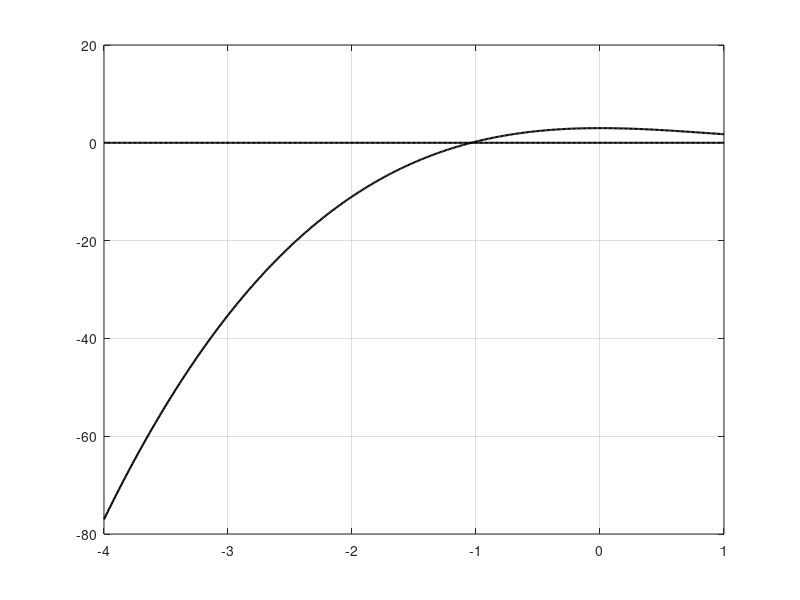

The MATLAB script that drew this image: (Note: this script raises an error after producing the figure.)
%% ME3001 - Mechanical Engineering Analysis
%
% Tristan Hill - March 24, 2015
%
% (Quiz 3 helper stuff - spring 2015)
% Quiz 1 helper stuff - summer 2015


clear all
close all
clc
% 
% % problem 1
% q3_fun=@(xin) sin(3*xin)-2*xin^2+25;
% q3_dfun=@(xin) 3*cos(3*xin)-4*xin;
% 
% options.xmin=0;
% options.xmax=2*pi;
% options.x0=1.4;
% options.del=.01;
% options.tol=.5;
% 
% x=options.xmin:options.del:options.xmax;
% for i=1:length(x)
% 
%     y(i)=q3_fun(x(i));
% 
% end
% 
% figure(1)
% plot(x,y,'k','LineWidth',1.5);hold on
% plot(x,zeros(1,length(x)),'k','LineWidth',1.5)
% % axis([options.Pmin,options.Pmax,-.25,1.25])
% grid on
% xlabel('X')
% ylabel('Y')
% title('Y=sin(3*X)-2*X^2+25')
% 
% root=myNR(q3_fun,q3_dfun,options);

% problem 2
q3_fun=@(xin) 3/4*xin^3-2*xin^2+3;

options.xmin=-4;
options.xmax=1;
options.x0=-4;
options.del=.01;
options.tol=1;

t=options.xmin:options.del:options.xmax;
for i=1:length(t)

    g(i)=q3_fun(t(i));

end

figure(1)
plot(t,g,'k','LineWidth',1.5);hold on
plot(t,zeros(1,length(t)),'k','LineWidth',1.5)

grid on
root=myBisection(q3_fun,options);
xlabel('t')
ylabel('g(t)')
title('g(t)=3/4*t^3-2*t^2+3')
